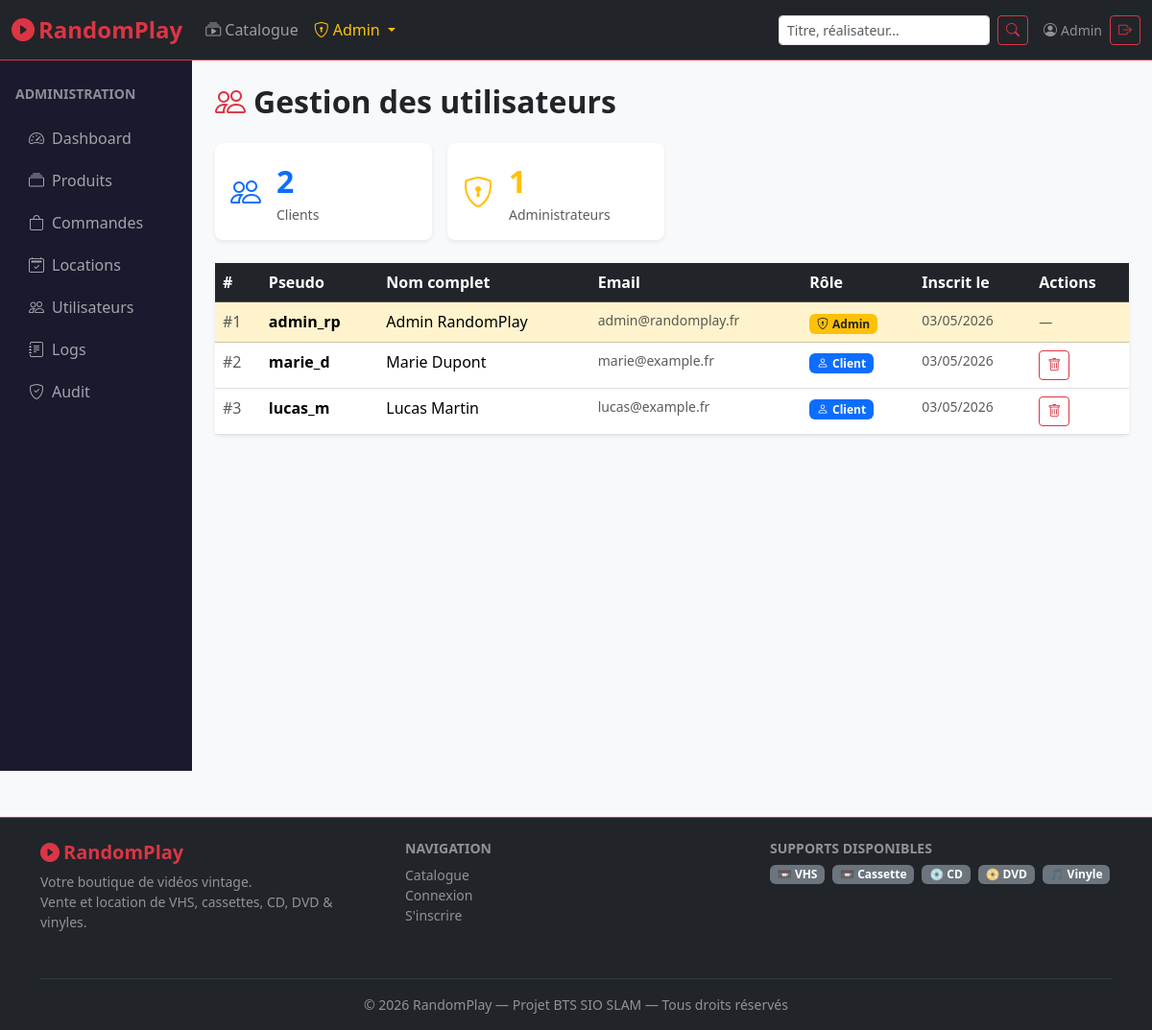
Screenshot of /admin/utilisateurs.php (signed in) with the database file from the repository.
### tables this page shows
CREATE TABLE IF NOT EXISTS users (
    id          INT          NOT NULL AUTO_INCREMENT,
    prenom      VARCHAR(100) NOT NULL,
    nom         VARCHAR(100) NOT NULL,
    pseudo      VARCHAR(100) NOT NULL UNIQUE,
    email       VARCHAR(150) NOT NULL UNIQUE,
    mdp         VARCHAR(255) NOT NULL,
    type        ENUM('client','admin') NOT NULL DEFAULT 'client',
    created_at  TIMESTAMP    NOT NULL DEFAULT CURRENT_TIMESTAMP,
    updated_at  TIMESTAMP    NOT NULL DEFAULT CURRENT_TIMESTAMP ON UPDATE CURRENT_TIMESTAMP,
    PRIMARY KEY (id)
);

### src/User.php (called while the page is built, shortened)
<?php
class User
{
    private PDO $db;
    public function __construct(PDO $db)
    {
        $this->db = $db;
    }
    public function getAllUsers(): array
    {
        return $this->db->query(
            "SELECT id, prenom, nom, pseudo, email, type, created_at
             FROM users ORDER BY created_at DESC"
        )->fetchAll();
    }
}

### admin/utilisateurs.php (the view, shortened to what this page needs)
<?php
require_once "../src/auth_check.php";
require_once "../src/User.php";
$db        = Database::getInstance();
$userModel = new User($db);
$users = $userModel->getAllUsers();
include "../includes/header.php";
?>
<div class="container-fluid">
    <div class="row">
        <div class="col-md-2 admin-sidebar py-4 px-3">
            <p class="text-white-50 small text-uppercase fw-bold mb-3">Administration</p>
            <nav class="nav flex-column">
                <a class="nav-link" href="dashboard.php"><i class="bi bi-speedometer2 me-2"></i>Dashboard</a>
                <a class="nav-link" href="produits.php"><i class="bi bi-collection me-2"></i>Produits</a>
                <a class="nav-link" href="commandes.php"><i class="bi bi-bag me-2"></i>Commandes</a>
                <a class="nav-link" href="locations.php"><i class="bi bi-calendar2-check me-2"></i>Locations</a>
                <a class="nav-link active" href="utilisateurs.php"><i class="bi bi-people me-2"></i>Utilisateurs</a>
                <a class="nav-link" href="logs.php"><i class="bi bi-journal-text me-2"></i>Logs</a>
                <a class="nav-link" href="audit.php"><i class="bi bi-shield-check me-2"></i>Audit</a>
            </nav>
        </div>
        <div class="col-md-10 py-4 px-4">
            <h2 class="fw-bold mb-4">
                <i class="bi bi-people text-danger me-2"></i>Gestion des utilisateurs
            </h2>
            <div class="row g-3 mb-4">
                <?php
                $nbClients = count(array_filter($users, fn($u) => $u['type'] === 'client'));
                $nbAdmins  = count(array_filter($users, fn($u) => $u['type'] === 'admin'));
                ?>
                <div class="col-md-3">
                    <div class="card stat-card border-0 shadow-sm">
                        <div class="card-body d-flex align-items-center gap-3">
                            <i class="bi bi-people text-primary fs-2"></i>
                            <div>
                                <div class="stat-number text-primary"><?= $nbClients ?></div>
                                <div class="small text-muted">Clients</div>
                            </div>
                        </div>
                    </div>
                </div>
                <div class="col-md-3">
                    <div class="card stat-card border-0 shadow-sm">
                        <div class="card-body d-flex align-items-center gap-3">
                            <i class="bi bi-shield-lock text-warning fs-2"></i>
                            <div>
                                <div class="stat-number text-warning"><?= $nbAdmins ?></div>
                                <div class="small text-muted">Administrateurs</div>
                            </div>
                        </div>
                    </div>
                </div>
            </div>
            <div class="card border-0 shadow-sm">
                <div class="card-body p-0">
                    <table class="table table-hover mb-0">
                        <thead class="table-dark">
                            <tr>
                                <th>#</th><th>Pseudo</th><th>Nom complet</th>
                                <th>Email</th><th>Rôle</th><th>Inscrit le</th><th>Actions</th>
                            </tr>
                        </thead>
                        <tbody>
                            <?php foreach ($users as $u): ?>
                                <tr class="<?= $u['type'] === 'admin' ? 'table-warning' : '' ?>">
                                    <td class="text-muted">#<?= $u['id'] ?></td>
                                    <td class="fw-semibold"><?= htmlspecialchars($u['pseudo']) ?></td>
                                    <td><?= htmlspecialchars($u['prenom'] . ' ' . $u['nom']) ?></td>
                                    <td class="text-muted small"><?= htmlspecialchars($u['email']) ?></td>
                                    <td>
                                        <?php if ($u['type'] === 'admin'): ?>
                                            <span class="badge bg-warning text-dark">
                                                <i class="bi bi-shield-lock me-1"></i>Admin
                                            </span>
                                        <?php else: ?>
                                            <span class="badge bg-primary">
                                                <i class="bi bi-person me-1"></i>Client
                                            </span>
                                        <?php endif; ?>
                                    </td>
                                    <td class="text-muted small">
                                        <?= date('d/m/Y', strtotime($u['created_at'])) ?>
                                    </td>
                                    <td>
                                        <?php if ($u['type'] !== 'admin' && $u['id'] !== (int)$_SESSION['user']['id']): ?>
                                            <a href="?delete=<?= $u['id'] ?>"
                                               onclick="return confirm('Supprimer cet utilisateur ?')"
                                               class="btn btn-sm btn-outline-danger">
                                                <i class="bi bi-trash"></i>
                                            </a>
                                        <?php else: ?>
                                            <span class="text-muted small">—</span>
                                        <?php endif; ?>
                                    </td>
                                </tr>
                            <?php endforeach; ?>
                        </tbody>
                    </table>
                </div>
            </div>
        </div>
    </div>
</div>
<?php include "../includes/footer.php"; ?>

### assets/css/style.css (style rules this page uses)
:root { --rp-red: #dc3545; --rp-dark: #0f0f1a; --rp-card: #1a1a2e; }
body { background-color: #f8f9fa; font-family: 'Segoe UI', Arial, sans-serif; }
.admin-sidebar { min-height: calc(100vh - 60px); background: #1a1a2e; }
.admin-sidebar .nav-link { color: rgba(255,255,255,0.6); border-radius: 6px; margin-bottom: 4px; padding: 8px 14px; }
.stat-card { border-left: 4px solid var(--rp-red); border-radius: 8px; }
.stat-card .stat-number { font-size: 2rem; font-weight: 800; color: var(--rp-red); }

### rows the page displays
users: id "1", pseudo "admin_rp", prenom+nom "Admin RandomPlay", email "admin@randomplay.fr", type "admin" (drawn), created_at "03/05/2026"
users: id "2", pseudo "marie_d", prenom+nom "Marie Dupont", email "marie@example.fr", type "client" (drawn), created_at "03/05/2026"
users: id "3", pseudo "lucas_m", prenom+nom "Lucas Martin", email "lucas@example.fr", type "client" (drawn), created_at "03/05/2026"

### other values shown
$userPrenom "Admin"
$nbClients "2"
$nbAdmins "1"
